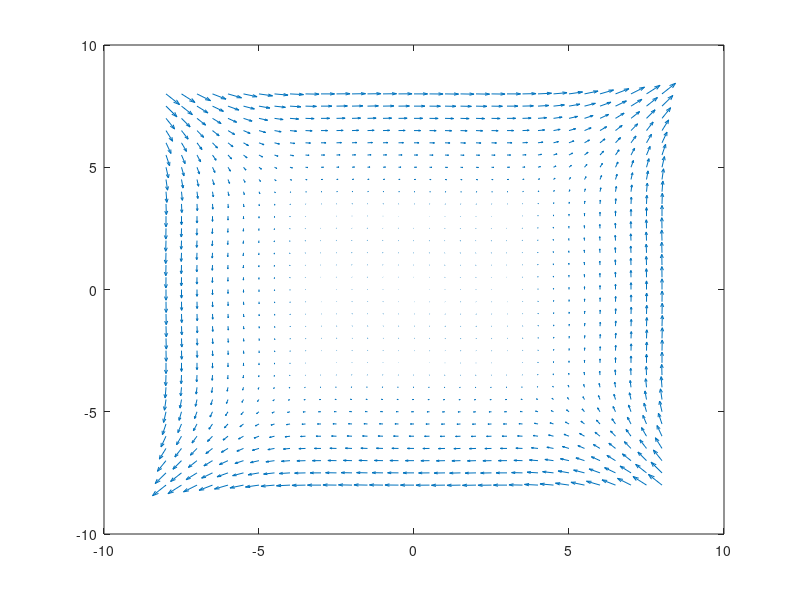

Recreate this plot in MATLAB.
%generacion de coordenadas a partir de vectores
[x,y] = meshgrid(-8:0.5:8,-8:0.5:8);

%obtención de función escalar u usando multip. de arreglos
u = y.^3-9.*y;
%obtención de función escalar v usando multip. de arreglos
v = x.^3-9*x;

%establece el destino del siguiente gráfico
figure
%quiver muestra una flecha en cada punto de datos de x & y 
%de forma que la dirección y longitud de la flecha 
%represente los valores correspondientes en u y v.
quiver(x,y,u,v)